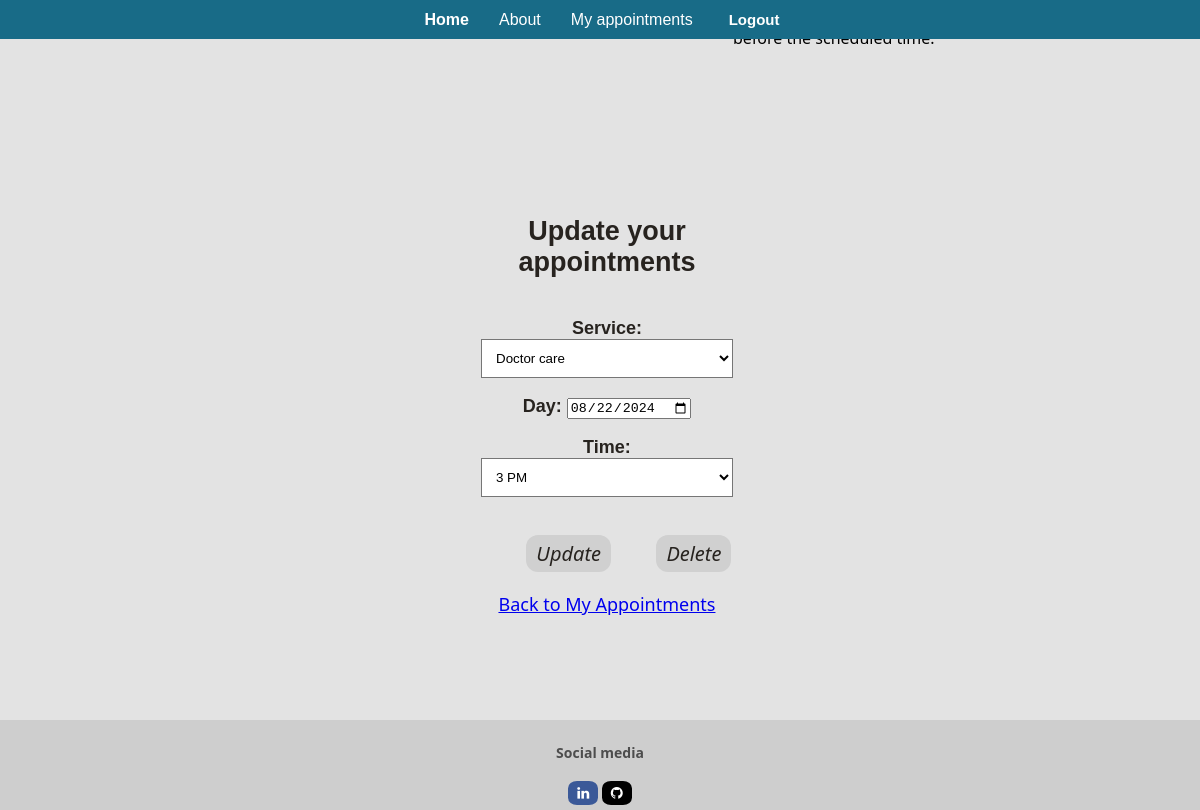
The app's page /update_appointment/75/ (signed in) with its own data.
### app/models.py (models this page shows, shortened)
class Appointment(models.Model):
    class Meta:
        indexes = [
            models.Index(fields=['user']),
            models.Index(fields=['day']),
            models.Index(fields=['time']),
        ]
    user = models.ForeignKey(User, on_delete=models.CASCADE, null=True, blank=True)
    service = models.CharField(max_length=50, choices=SERVICE_CHOICES, default="Doctor care")
    day = models.DateField(default=timezone.now)
    time = models.CharField(max_length=10, choices=TIME_CHOICES, default="3 PM")
    time_ordered = models.DateTimeField(default=datetime.now, blank=True)

### app/views.py (the view)
# urls.py: path("update_appointment/<int:appointment_id>/", views.update_appointment, name="update_appointment"),
def update_appointment(request, appointment_id):
    appointment = get_object_or_404(Appointment, pk=appointment_id, user=request.user)
    if request.method == 'POST':
        if 'update' in request.POST:
            update_form = UpdateAppointmentForm(request.POST, instance=appointment)
            if update_form.is_valid():
                update_form.save()
                return redirect('my_appointments')
        elif 'delete' in request.POST:
            appointment.delete()
        return redirect('my_appointments')
    else:
        form = UpdateAppointmentForm(instance=appointment)
    return render(request, 'app/update_appointment.html', {'form': form, 'appointment': appointment})

### app/forms.py (shortened to what this page needs)
class UpdateAppointmentForm(forms.ModelForm):
    class Meta:
        model = Appointment
        fields = ['service', 'day', 'time']
        widgets = {
            'day': CustomDateSelectorWidget(),
        }

### app/templates/app/update_appointment.html (shortened to what this page needs)
{% extends "app/layout.html" %}
{% block content %}
<div class="update-container">
  <h2> Update your appointments</h2>
  <form method="post" action="{% url 'update_appointment' appointment.id %}">
    {{ form.as_p }}
    <div class="button-container">
      <button class="button3" type="submit" name="update">Update</button>
      <button class="button3" type="submit" name="delete">Delete</button>
    </div>
  </form>
  <a style="margin-top: 20px;" href="{% url 'my_appointments' %}">Back to My Appointments</a>
</div>
{% endblock %}

### app/static/app/site.css (style rules this page uses)
body { background-color: #e3e3e3; padding: 0; margin: 0; }
h1, h2, h3, p { color: rgb(39, 35, 31); text-align: center; font-family: 'Lucida Sans', 'Lucida Sans Regular', 'Lucida Grande', 'Lucida Sans Unicode', Geneva, Verdana, sans-serif; font-weight: 600; }
.button-container { display: flex; align-items: center; margin-right: 40%; }
.update-container { display: flex; flex-direction: column; justify-content: center; align-items: center; height: 100vh; margin: 0 auto; font-size: large; margin-left: 40%; width: auto; }
select { background-color: white; outline: 20px red; color: black; cursor: pointer; width: 100%; padding: 10px; }
option { font-size: 14px; }
.button3 { font-family: 'Segoe UI', Tahoma, Geneva, Verdana, sans-serif; font-style: italic; font-weight: 500; border-style: hidden; background-color: #d0d0d0; border-color: rgb(39, 35, 31); border-radius: 12px; padding: 5px 10px; color: rgb(39, 35, 31); display: fixed; font-size: 20px; margin-left: 30%; transition-duration: 0.4s; margin-top: 20px; }

### records on screen
Appointment: service "Doctor care", day "08/22/2024", time "3 PM"
